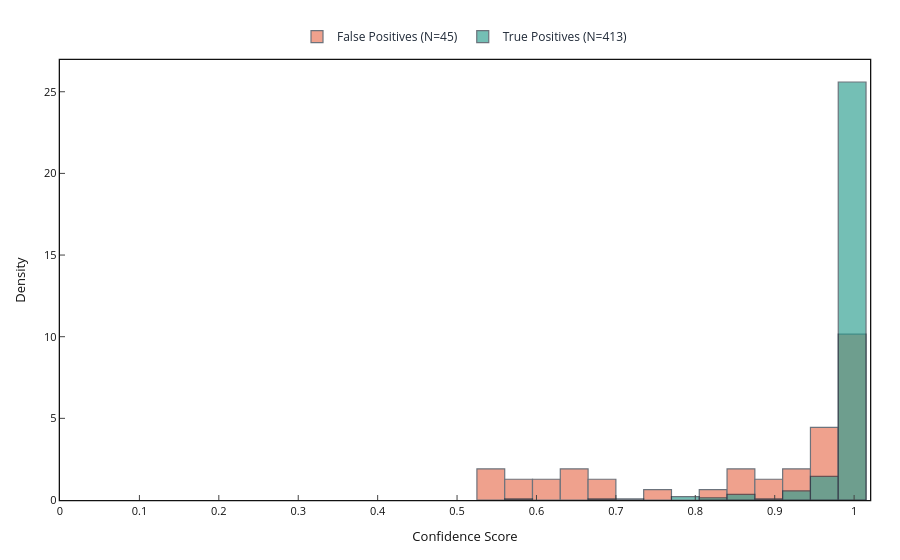

Notebook cell for this chart:
### Code cell
# Plot the distribution of confidence scores of TP vs FP predictions.
model_name = "gliner2.5-base-v1-finetuned"
fig_distrib = plot_confidence_score_distributions(
    df=scores_df,
    category=None,
    model_name=model_name,
)
save_figure_for_paper(
    fig_distrib,
    f"../figures/gliner/gliner_confidence_distribution_{model_name}.svg",
)
fig_distrib.show()

### Figure 1 — Plotly figure (JSON) as saved in the notebook; plotly's stock layout.template omitted (floating-point values rounded to 4 significant figures; data arrays with more than 128 entries replaced by an {"elided": "..."} marker saying what was removed)
{"data": [{"histnorm": "probability density", "marker": {"color": "#e76f51", "line": {"color": "#1f2937", "width": 1.2}}, "name": "False Positives (N=45)", "opacity": 0.65, "type": "histogram", "x": [0.6457, 0.9455, 0.9887, 0.8954, 0.9956, 0.8953, 0.6008, 0.9874, 0.9741, 0.9994, 0.6785, 0.6703, 0.8579, 0.9888, 0.9975, 0.9791, 0.9256, 0.9746, 0.5991, 0.9697, 0.9967, 0.8537, 0.5715, 0.8058, 0.9921, 0.9926, 0.9784, 0.5518, 0.9916, 0.927, 0.9691, 0.75, 0.9996, 0.9999, 0.9959, 0.9105, 0.6503, 0.5916, 0.5274, 0.999, 0.5452, 0.9857, 0.8413, 0.9981, 0.6477], "xbins": {"end": 1, "size": 0.035, "start": 0}}, {"histnorm": "probability density", "marker": {"color": "#2a9d8f", "line": {"color": "#1f2937", "width": 1.2}}, "name": "True Positives (N=413)", "opacity": 0.65, "type": "histogram", "x": {"elided": "413 float values"}, "xbins": {"end": 1, "size": 0.035, "start": 0}}], "layout": {"barmode": "overlay", "hovermode": false, "legend": {"font": {"color": "#1f2937", "size": 12}, "orientation": "h", "x": 0.5, "xanchor": "center", "y": 1.02, "yanchor": "bottom"}, "margin": {"b": 60, "l": 60, "r": 30, "t": 60}, "paper_bgcolor": "white", "plot_bgcolor": "white", "xaxis": {"dtick": 0.1, "linecolor": "#111111", "linewidth": 1.3, "mirror": true, "range": [0, 1.02], "showgrid": false, "showline": true, "tick0": 0, "tickfont": {"color": "#111111", "size": 11}, "ticks": "inside", "title": {"font": {"color": "#111111", "size": 13}, "text": "Confidence Score"}}, "yaxis": {"linecolor": "#111111", "linewidth": 1.3, "mirror": true, "showgrid": false, "showline": true, "tickfont": {"color": "#111111", "size": 11}, "ticks": "inside", "title": {"font": {"color": "#111111", "size": 13}, "text": "Density"}}}}
